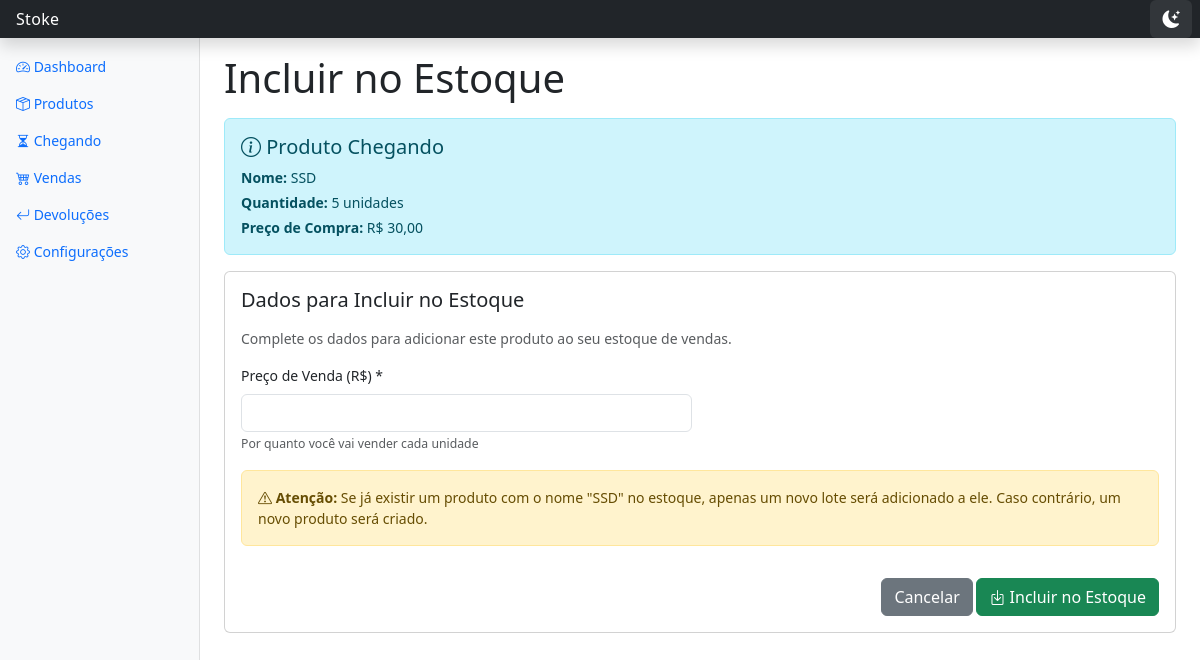
The page /chegando/10/incluir/ on the database its author committed.
### inventario/models.py (models this page shows, shortened)
class ProdutoChegando(models.Model):
    nome = models.CharField('Nome do Produto', max_length=255)
    quantidade = models.PositiveIntegerField('Quantidade')
    preco_compra = models.DecimalField('Preço de Compra', max_digits=10, decimal_places=2)
    fornecedor = models.ForeignKey(Fornecedor, on_delete=models.PROTECT, related_name='produtos_chegando', null=True, blank=True)
    data_compra = models.DateField('Data da Compra', default=timezone.now)
    data_prevista_chegada = models.DateField('Previsão de Chegada', blank=True, null=True)
    observacoes = models.TextField('Observações', blank=True, null=True)
    incluido_estoque = models.BooleanField('Já Incluído no Estoque', default=False)
    data_inclusao = models.DateTimeField('Data de Inclusão no Estoque', blank=True, null=True)
    produto_existente = models.ForeignKey(Produto, on_delete=models.SET_NULL, null=True, blank=True, related_name='produtos_chegando')
    class Meta:
        verbose_name = 'Produto Chegando'
        verbose_name_plural = 'Produtos Chegando'
        ordering = ['-data_compra']

### inventario/views.py (the view, shortened to what this page needs)
# urls.py: path('chegando/<int:pk>/incluir/', views.incluir_no_estoque, name='incluir_no_estoque'),
@transaction.atomic
def incluir_no_estoque(request, pk):
    produto_chegando = get_object_or_404(ProdutoChegando, pk=pk, incluido_estoque=False)
    fornecedores = Fornecedor.objects.all().order_by('nome')
    produto_vinculado = None
    if produto_chegando.produto_existente:
        produto_vinculado = produto_chegando.produto_existente
    return render(request, 'inventario/incluir_no_estoque.html', {
        'produto_chegando': produto_chegando,
        'fornecedores': fornecedores,
        'produto_vinculado': produto_vinculado
    })

### inventario/templates/inventario/incluir_no_estoque.html (shortened to what this page needs)
{% extends 'inventario/base.html' %}
{% block content %}
<h1 class="mb-3">Incluir no Estoque</h1>
<div class="alert alert-info">
    <h5><i class="bi bi-info-circle"></i> Produto Chegando</h5>
    <p class="mb-1"><strong>Nome:</strong> {{ produto_chegando.nome }}</p>
    <p class="mb-1"><strong>Quantidade:</strong> {{ produto_chegando.quantidade }} unidades</p>
    <p class="mb-0"><strong>Preço de Compra:</strong> R$ {{ produto_chegando.preco_compra|floatformat:2 }}</p>
</div>
<div class="card">
    <div class="card-body">
        <h5 class="mb-3">Dados para Incluir no Estoque</h5>
        <p class="text-muted">Complete os dados para adicionar este produto ao seu estoque de vendas.</p>
        <div class="row g-3">
            <div class="col-12 col-md-6">
                <label class="form-label">Preço de Venda (R$) *</label>
                <input type="number" id="preco_venda" class="form-control" min="0" step="0.01"
                       required>
                <small class="text-muted">
                    {% if produto_vinculado %}
                        Preço atual do produto no estoque
                    {% else %}
                        Por quanto você vai vender cada unidade
                    {% endif %}
                </small>
            </div>
            <div class="col-12">
                {% if produto_vinculado %}
                <div class="alert alert-success">
                    <i class="bi bi-check-circle"></i>
                    <strong>Produto Vinculado:</strong> Este produto chegando está vinculado ao produto
                    "<strong>{{ produto_vinculado.nome }}</strong>" no estoque. Ao incluir, será adicionado
                    um novo lote de {{ produto_chegando.quantidade }} unidades ao produto existente.
                    <br><small>Estoque atual: {{ produto_vinculado.quantidade_total }} unidades</small>
                </div>
                {% else %}
                <div class="alert alert-warning">
                    <i class="bi bi-exclamation-triangle"></i>
                    <strong>Atenção:</strong> Se já existir um produto com o nome "{{ produto_chegando.nome }}" no estoque,
                    apenas um novo lote será adicionado a ele. Caso contrário, um novo produto será criado.
                </div>
                {% endif %}
            </div>
        </div>
        <div class="text-end mt-3">
            <a href="{% url 'inventario:listar_produtos_chegando' %}" class="btn btn-secondary">Cancelar</a>
            <button class="btn btn-success" id="btn-incluir">
                <i class="bi bi-box-arrow-in-down"></i> Incluir no Estoque
            </button>
        </div>
    </div>
</div>
{% endblock %}

### inventario/templates/inventario/base.html (style rules this page uses)
body { font-size: .875rem; }
body, .card, .table, .sidebar, .form-control, .form-select, .btn, .badge, .alert { transition: background-color 0.3s ease, color 0.3s ease, border-color 0.3s ease; }

### rows shown on the page
ProdutoChegando: nome "SSD", quantidade "5", preco_compra "30,00"
